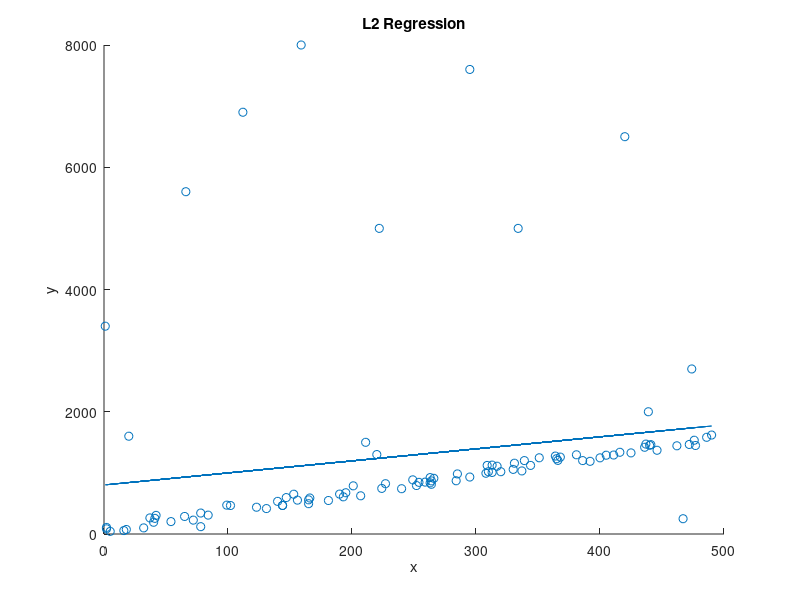

The MATLAB script that drew this image:
x=randi(500,100,1);
y=3*x+100;
noise=randi([-100 100],100,1);
y=y+noise;
y(3)=1500;
y(5)=7600;
y(12)=5000;
y(13)=5600;
y(15)=1300;
y(34)=2700;
y(41)=6500;
y(52)=250;
y(62)=2000;
y(70)=6900;
y(73)=8000;
y(89)=1600;
y(95)=120;
y(96)=3400;
y(100)=5000;

sz=size(x);
n=sz(1);
x_bar=mean(x);
y_bar=mean(y);
xy=x.*y;
x_square=x.^2;

table=[x y xy x_square];

a=(sum(xy)-n*x_bar*y_bar)/(sum(x_square)-n*x_bar^2);
b=y_bar-a*x_bar;

scatter(x,y);
hold on;
plot(x,a*x+b);
xlabel('x');
ylabel('y');
title('L2 Regression');